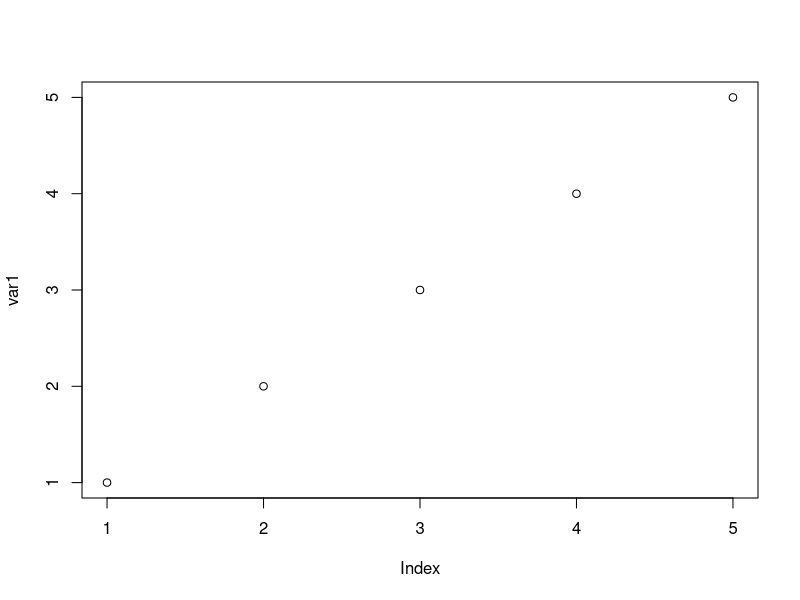
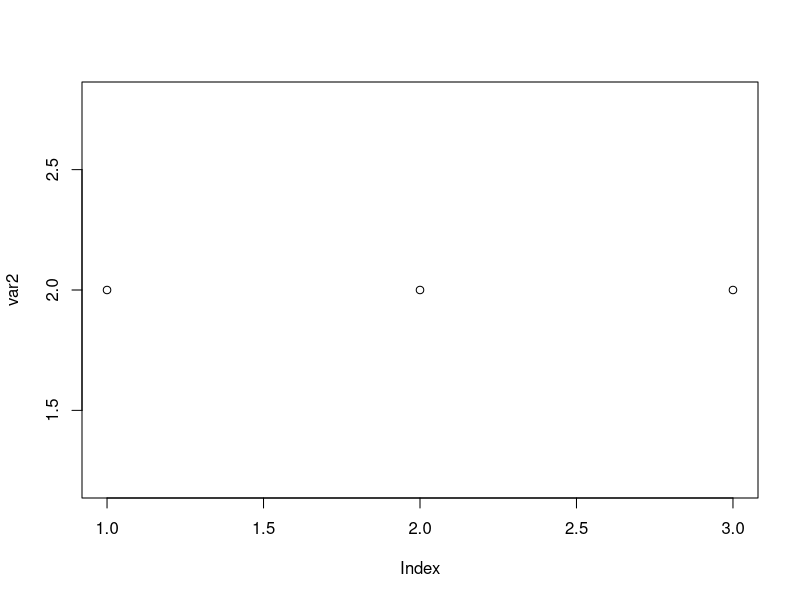
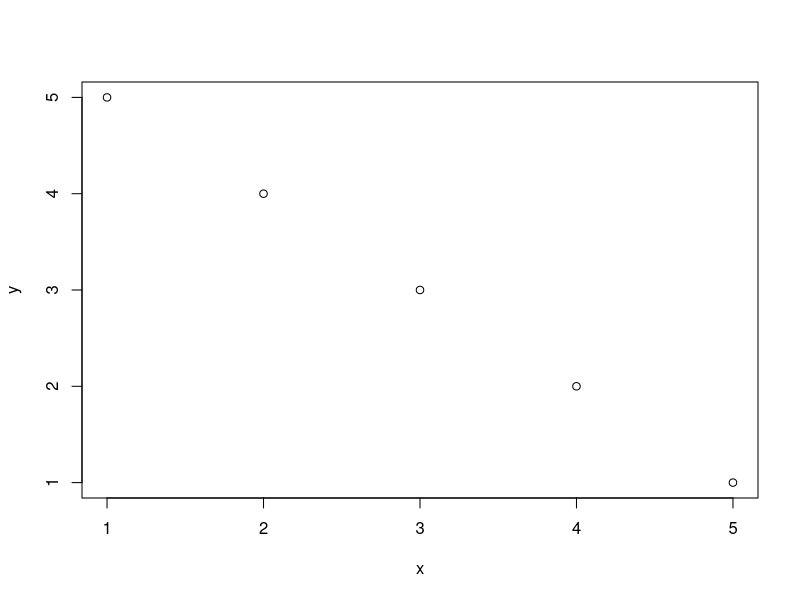
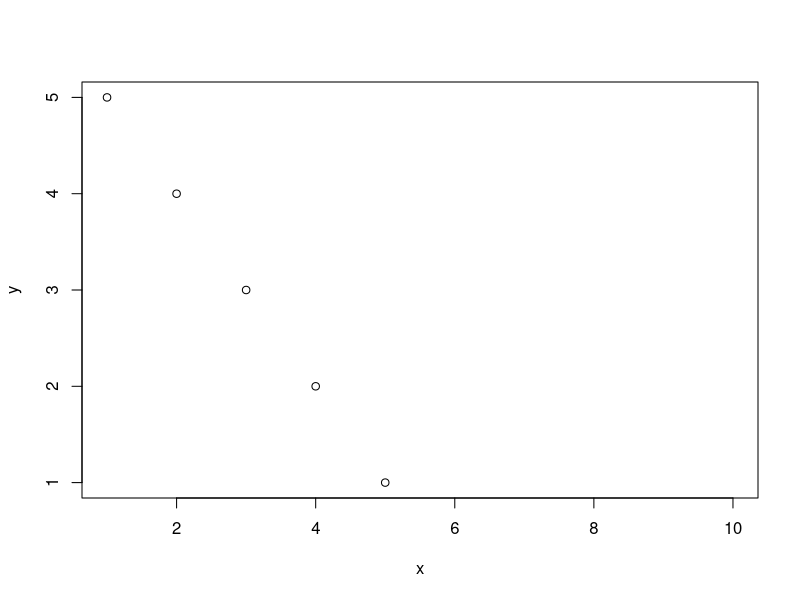
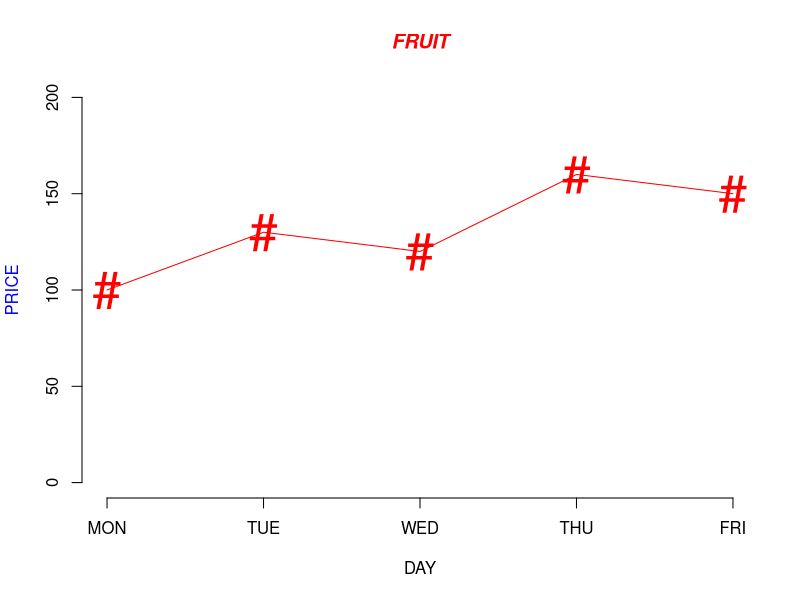
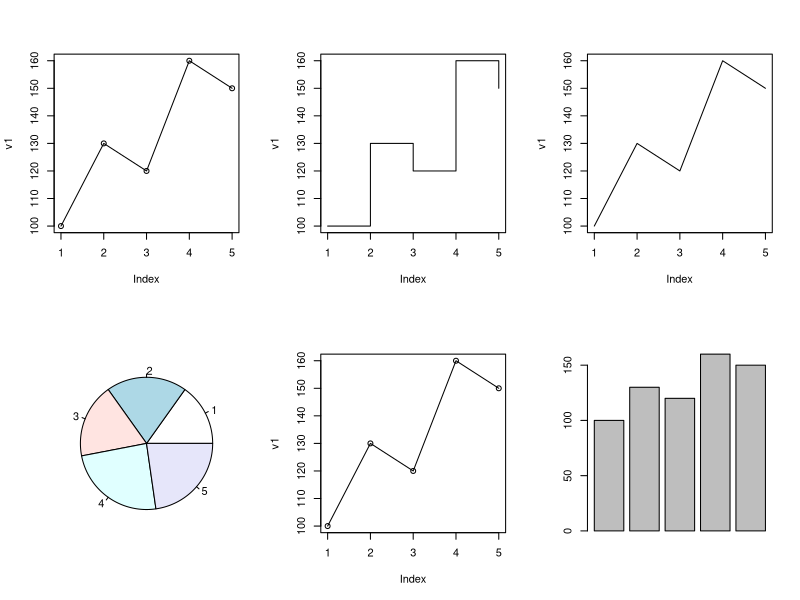
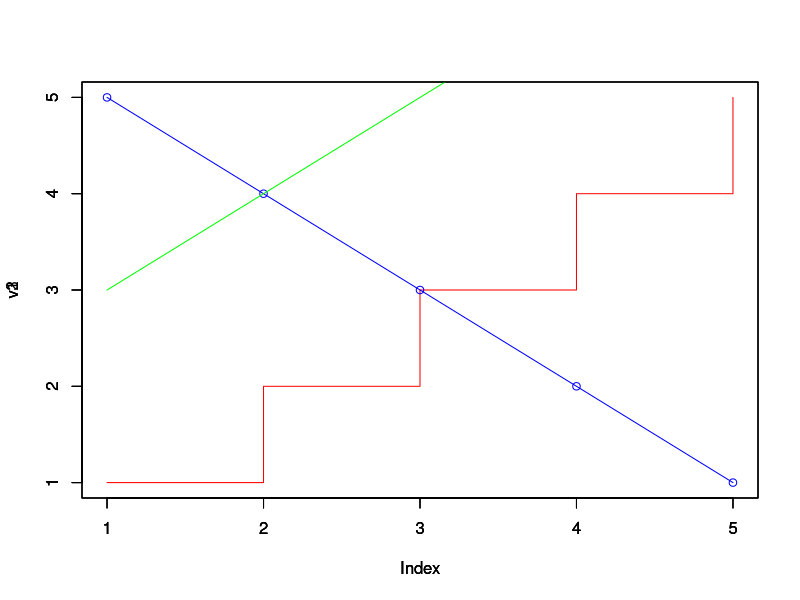
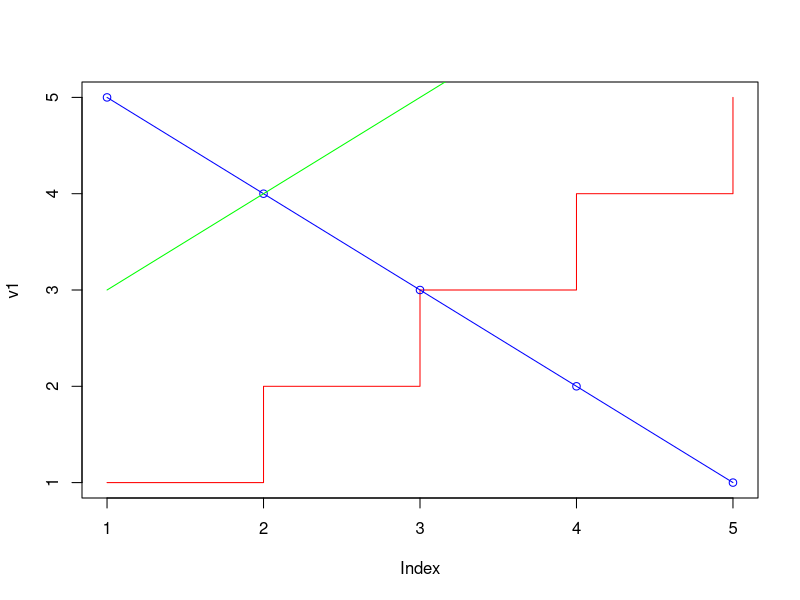

Source code (R) for these figures, in order:
var1 <- c(1, 2, 3, 4, 5)
plot(var1)

var2 <- c(2, 2, 2)
plot(var2)

x <- 1:5
y <- 5:1

plot(x, y)

plot(x, y, xlim = c(1, 10), ylim = c(1, 5))

v1 <- c(100, 130, 120, 160, 150)
plot(v1, type = 'o', col = 'red', ylim = c(0, 200),
     axes = FALSE, ann = FALSE, pch = '#', cex = 3.1)

axis(1, at = 1:5, lab = c('MON', 'TUE', 'WED', 'THU', 'FRI'))
axis(2, ylim = c(0, 200))

title(main = 'FRUIT', col.main = 'red', font.main = 4)
title(xlab = 'DAY', col.lab = 'black')
title(ylab = 'PRICE', col.lab = 'blue')

plot.new()

par(mfrow = c(2, 3))
plot(v1, type = "o")
plot(v1, type = "s")
plot(v1, type = "l")

pie(v1)

plot(v1, type = "o")
barplot(v1)

par(mfrow = c(1, 1))


v1 <- 1:5
v2 <- 5:1
v3 <- 3:7

plot(v1, type = 's', col = 'red', ylim = c(1, 5))
par(new = T)
plot(v2, type = 'o', col = 'blue', ylim = c(1, 5))
par(new = T)
plot(v3, type = 'l', col = 'green', ylim = c(1, 5))

plot(v1, type = 's', col = 'red', ylim = c(1, 5))
lines(v2, type = 'o', col = 'blue', ylim = c(1, 5))
lines(v3, type = 'l', col = 'green', ylim = c(1, 15))

legend(4, 9, c('v1', 'v2', 'v3'), cex = 0.9, col = c('red', 'blue', 'green'), lty = 1)